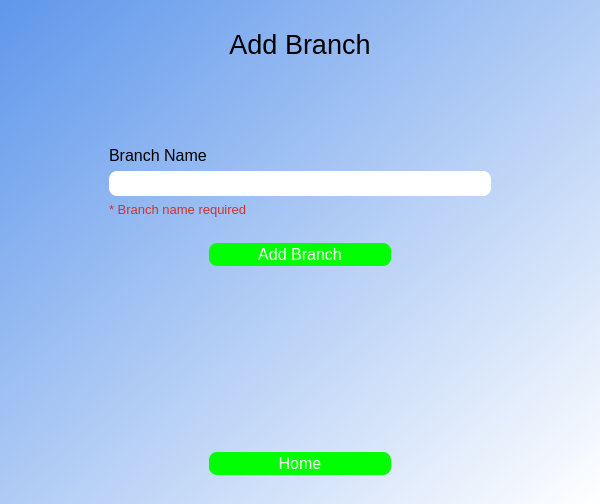
<?xml version="1.0" encoding="UTF-8"?>
<ui version="4.0">
 <class>MainWindow</class>
 <widget class="QMainWindow" name="MainWindow">
  <property name="geometry">
   <rect>
    <x>0</x>
    <y>0</y>
    <width>600</width>
    <height>500</height>
   </rect>
  </property>
  <property name="windowTitle">
   <string>MainWindow</string>
  </property>
  <property name="styleSheet">
   <string notr="true">background-color: qlineargradient(spread:pad, x1:0, y1:0, x2:1, y2:1, stop:0 rgba(95, 151, 235, 255), stop:1 rgba(255, 255, 255, 255));</string>
  </property>
  <widget class="QWidget" name="centralwidget">
   <property name="autoFillBackground">
    <bool>false</bool>
   </property>
   <property name="styleSheet">
    <string notr="true">QLabel {
	background-color: transparent;
}

QLineEdit {
	background-color: white;
	border-radius: 4px;
}

QPushButton {
	background-color: rgb(0, 255, 0);
	color: rgb(255, 255, 255);
	border-radius: 8px;
	border-style: outset;
}

QPushButton:hover {
	color: light-grey;
}

QLineEdit {
	border-radius: 8px;
	background-color: rgb(255, 255, 255);
}

QLabel#MissingFieldLabel {
	background-color: transparent;
	color: #CC3333;
}</string>
   </property>
   <layout class="QGridLayout" name="gridLayout_4">
    <item row="3" column="0">
     <spacer name="verticalSpacer">
      <property name="orientation">
       <enum>Qt::Vertical</enum>
      </property>
      <property name="sizeType">
       <enum>QSizePolicy::Fixed</enum>
      </property>
      <property name="sizeHint" stdset="0">
       <size>
        <width>20</width>
        <height>180</height>
       </size>
      </property>
     </spacer>
    </item>
    <item row="0" column="0">
     <layout class="QVBoxLayout" name="verticalLayout_3">
      <item>
       <spacer name="verticalSpacer_3">
        <property name="orientation">
         <enum>Qt::Vertical</enum>
        </property>
        <property name="sizeType">
         <enum>QSizePolicy::Fixed</enum>
        </property>
        <property name="sizeHint" stdset="0">
         <size>
          <width>20</width>
          <height>20</height>
         </size>
        </property>
       </spacer>
      </item>
      <item>
       <widget class="QLabel" name="AddBranchLabel">
        <property name="font">
         <font>
          <family>Arial</family>
          <pointsize>20</pointsize>
         </font>
        </property>
        <property name="toolTipDuration">
         <number>15</number>
        </property>
        <property name="text">
         <string>Add Branch</string>
        </property>
        <property name="alignment">
         <set>Qt::AlignHCenter|Qt::AlignTop</set>
        </property>
       </widget>
      </item>
     </layout>
    </item>
    <item row="4" column="0">
     <layout class="QGridLayout" name="gridLayout_3">
      <item row="0" column="0">
       <spacer name="horizontalSpacer_3">
        <property name="orientation">
         <enum>Qt::Horizontal</enum>
        </property>
        <property name="sizeType">
         <enum>QSizePolicy::Fixed</enum>
        </property>
        <property name="sizeHint" stdset="0">
         <size>
          <width>200</width>
          <height>20</height>
         </size>
        </property>
       </spacer>
      </item>
      <item row="0" column="2">
       <spacer name="horizontalSpacer_4">
        <property name="orientation">
         <enum>Qt::Horizontal</enum>
        </property>
        <property name="sizeType">
         <enum>QSizePolicy::Fixed</enum>
        </property>
        <property name="sizeHint" stdset="0">
         <size>
          <width>200</width>
          <height>20</height>
         </size>
        </property>
       </spacer>
      </item>
      <item row="0" column="1">
       <widget class="QPushButton" name="HomeButton">
        <property name="minimumSize">
         <size>
          <width>100</width>
          <height>23</height>
         </size>
        </property>
        <property name="font">
         <font>
          <family>Arial</family>
          <pointsize>12</pointsize>
         </font>
        </property>
        <property name="text">
         <string>Home</string>
        </property>
       </widget>
      </item>
      <item row="1" column="1">
       <spacer name="verticalSpacer_4">
        <property name="orientation">
         <enum>Qt::Vertical</enum>
        </property>
        <property name="sizeType">
         <enum>QSizePolicy::Fixed</enum>
        </property>
        <property name="sizeHint" stdset="0">
         <size>
          <width>10</width>
          <height>20</height>
         </size>
        </property>
       </spacer>
      </item>
     </layout>
    </item>
    <item row="2" column="0">
     <layout class="QGridLayout" name="gridLayout_6">
      <item row="0" column="0">
       <spacer name="horizontalSpacer_5">
        <property name="orientation">
         <enum>Qt::Horizontal</enum>
        </property>
        <property name="sizeType">
         <enum>QSizePolicy::Fixed</enum>
        </property>
        <property name="sizeHint" stdset="0">
         <size>
          <width>200</width>
          <height>20</height>
         </size>
        </property>
       </spacer>
      </item>
      <item row="0" column="1">
       <widget class="QPushButton" name="AddBranchButton">
        <property name="minimumSize">
         <size>
          <width>100</width>
          <height>23</height>
         </size>
        </property>
        <property name="font">
         <font>
          <family>Arial</family>
          <pointsize>12</pointsize>
         </font>
        </property>
        <property name="text">
         <string>Add Branch</string>
        </property>
       </widget>
      </item>
      <item row="0" column="2">
       <spacer name="horizontalSpacer_6">
        <property name="orientation">
         <enum>Qt::Horizontal</enum>
        </property>
        <property name="sizeType">
         <enum>QSizePolicy::Fixed</enum>
        </property>
        <property name="sizeHint" stdset="0">
         <size>
          <width>200</width>
          <height>20</height>
         </size>
        </property>
       </spacer>
      </item>
     </layout>
    </item>
    <item row="1" column="0">
     <layout class="QGridLayout" name="gridLayout_2">
      <item row="1" column="1">
       <widget class="QLabel" name="BranchNameLabel">
        <property name="font">
         <font>
          <family>Arial</family>
          <pointsize>12</pointsize>
         </font>
        </property>
        <property name="text">
         <string>Branch Name</string>
        </property>
       </widget>
      </item>
      <item row="5" column="2">
       <spacer name="horizontalSpacer_2">
        <property name="orientation">
         <enum>Qt::Horizontal</enum>
        </property>
        <property name="sizeType">
         <enum>QSizePolicy::Fixed</enum>
        </property>
        <property name="sizeHint" stdset="0">
         <size>
          <width>100</width>
          <height>20</height>
         </size>
        </property>
       </spacer>
      </item>
      <item row="3" column="1">
       <widget class="QLabel" name="MissingFieldLabel">
        <property name="font">
         <font>
          <family>Arial</family>
          <pointsize>10</pointsize>
         </font>
        </property>
        <property name="text">
         <string>* Branch name required</string>
        </property>
       </widget>
      </item>
      <item row="5" column="0">
       <spacer name="horizontalSpacer">
        <property name="orientation">
         <enum>Qt::Horizontal</enum>
        </property>
        <property name="sizeType">
         <enum>QSizePolicy::Fixed</enum>
        </property>
        <property name="sizeHint" stdset="0">
         <size>
          <width>100</width>
          <height>20</height>
         </size>
        </property>
       </spacer>
      </item>
      <item row="0" column="1">
       <spacer name="verticalSpacer_2">
        <property name="orientation">
         <enum>Qt::Vertical</enum>
        </property>
        <property name="sizeType">
         <enum>QSizePolicy::Fixed</enum>
        </property>
        <property name="sizeHint" stdset="0">
         <size>
          <width>40</width>
          <height>80</height>
         </size>
        </property>
       </spacer>
      </item>
      <item row="4" column="1">
       <spacer name="verticalSpacer_7">
        <property name="orientation">
         <enum>Qt::Vertical</enum>
        </property>
        <property name="sizeHint" stdset="0">
         <size>
          <width>20</width>
          <height>40</height>
         </size>
        </property>
       </spacer>
      </item>
      <item row="2" column="1">
       <widget class="QLineEdit" name="BranchValue">
        <property name="minimumSize">
         <size>
          <width>300</width>
          <height>25</height>
         </size>
        </property>
        <property name="font">
         <font>
          <family>Arial</family>
         </font>
        </property>
       </widget>
      </item>
     </layout>
    </item>
   </layout>
  </widget>
 </widget>
 <resources/>
 <connections/>
</ui>
